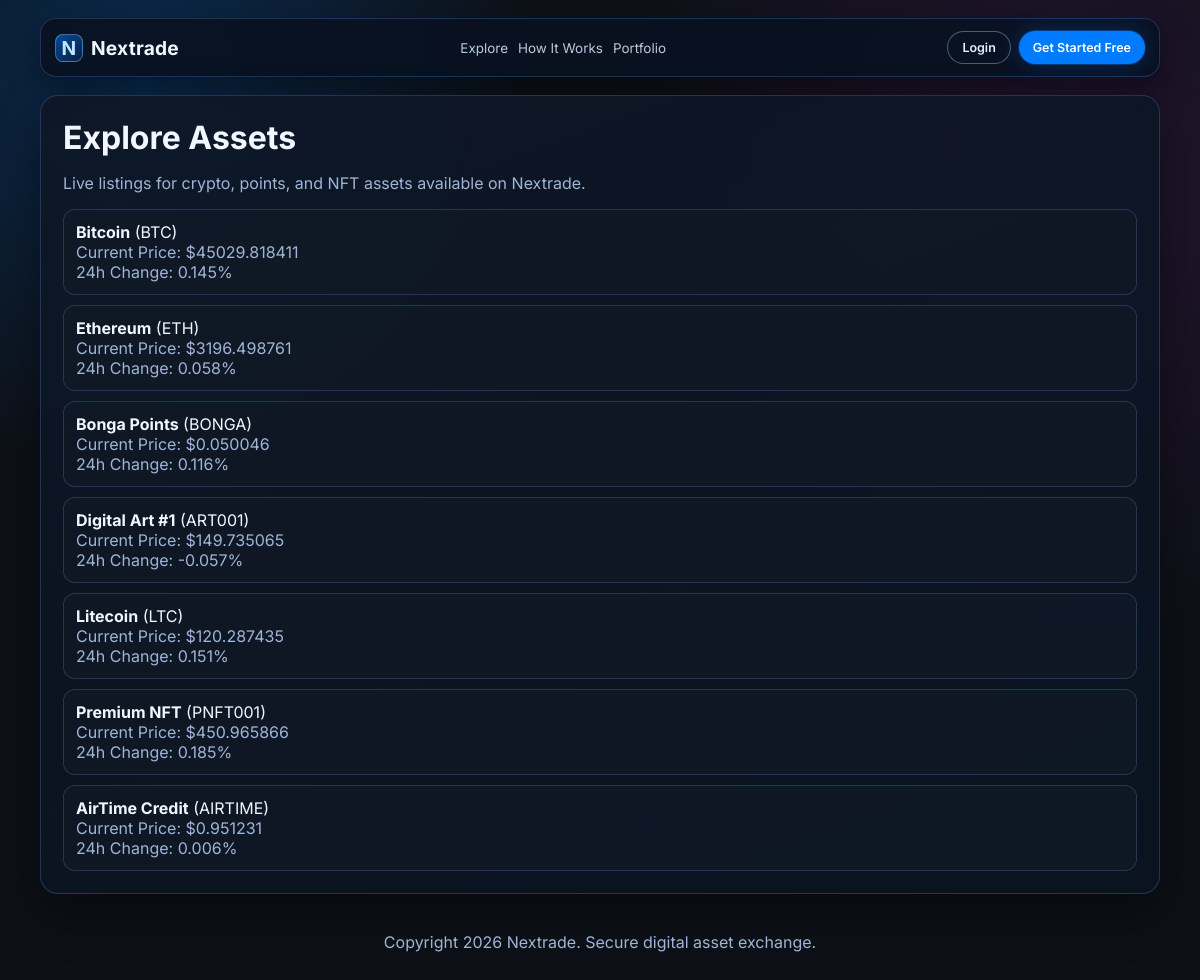
Before: /explore with the older database file.
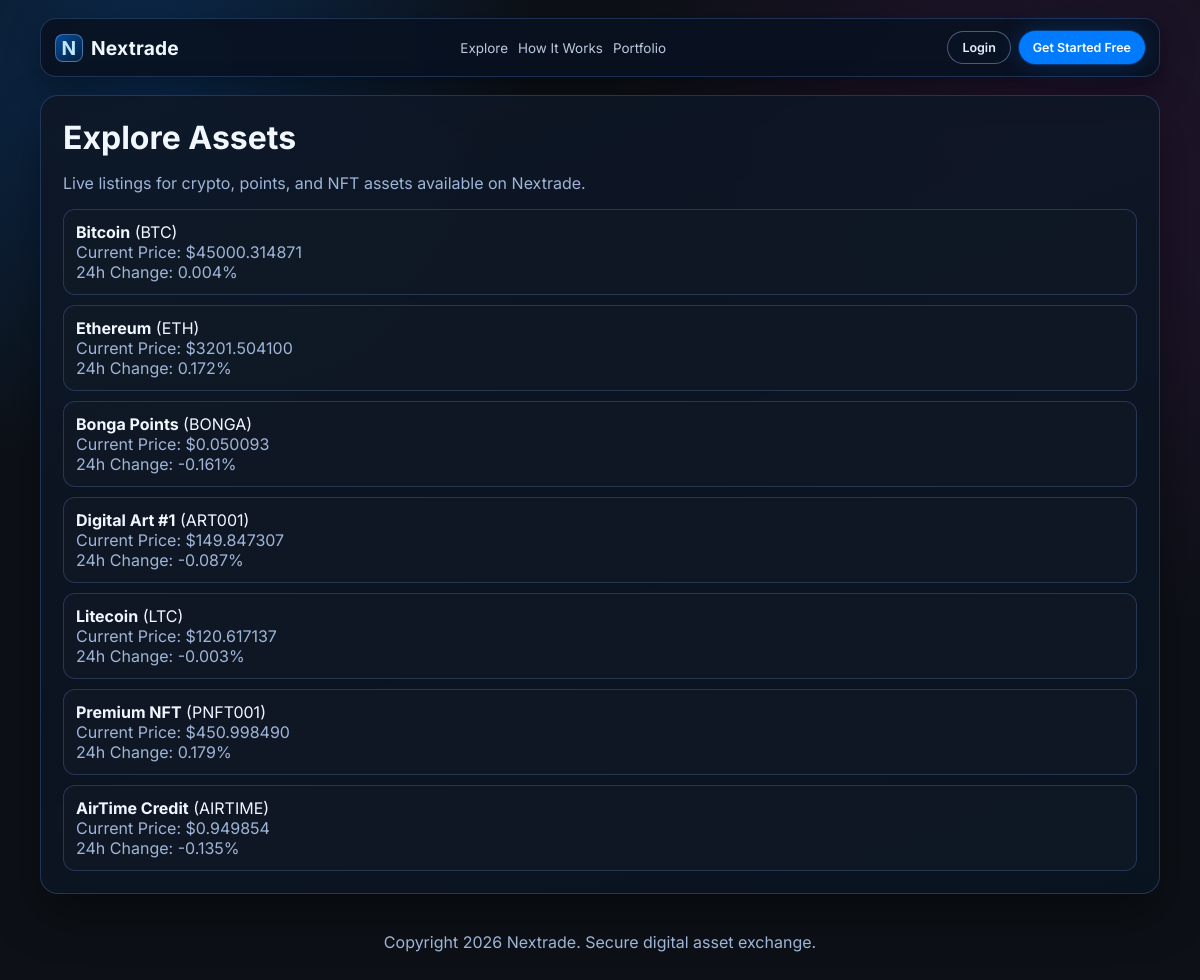
After: the same page with the newer database file.
### tables this page shows
CREATE TABLE assets
                 (id SERIAL PRIMARY KEY,
                  name TEXT NOT NULL,
                  symbol TEXT NOT NULL,
                  price REAL NOT NULL,
                  change_24h REAL,
                  type TEXT NOT NULL);

### app.py (the view)
@app.route('/explore')
def explore():
    simulate_prices()
    assets = execute_query('SELECT * FROM assets')
    return render_template('explore.html', assets=assets)

### app.py (called while the page is built)
def get_database_url():
    if 'DATABASE_URL' in os.environ:
        return os.environ['DATABASE_URL']
    else:
        return 'nextrade.db'  # Local development

def is_postgres():
    db_url = get_database_url()
    return db_url.startswith('postgres')

def get_db_connection():
    db_url = get_database_url()
    if is_postgres():
        import psycopg2
        conn = psycopg2.connect(db_url)
        return conn
    else:
        conn = sqlite3.connect(db_url)
        conn.row_factory = sqlite3.Row
        return conn

def execute_query(query, params=()):
    conn = get_db_connection()
    cursor = conn.cursor()
    try:
        if is_postgres():
            query = query.replace('?', '%s')
        cursor.execute(query, params)
        if query.strip().upper().startswith('SELECT'):
            result = cursor.fetchall()
        else:
            conn.commit()
            result = None
        return result
    except Exception as e:
        conn.rollback()
        raise e
    finally:
        cursor.close()
        conn.close()

### templates/explore.html (shortened to what this page needs)
{% extends "layout.html" %}
{% block content %}
  <h1>Explore Assets</h1>
  <p class="nx-muted">Live listings for crypto, points, and NFT assets available on Nextrade.</p>
  <ul class="nx-list">
    {% for asset in assets %}
      <li>
        <strong>{{ asset[1] }}</strong> ({{ asset[2] }})
        <div class="nx-muted">Current Price: ${{ '%.6f'|format(asset[3]) }}</div>
        <div class="nx-muted">24h Change: {{ '%.3f'|format(asset[4] or 0) }}%</div>
      </li>
    {% endfor %}
  </ul>
{% endblock %}

### templates/layout.html (shortened to what this page needs)
<!doctype html>
<html lang="en">
  <head>
    <link rel="stylesheet" href="{{ url_for('static', filename='css/nextrade-theme.css') }}">
  </head>
  <body>
    <div class="nx-shell">
      <header class="nx-nav">
        <a class="nx-brand" href="{{ url_for('index') }}">
          <span class="nx-brand-mark">N</span>
          Nextrade
        </a>
        <nav class="nx-nav-links">
          <a href="{{ url_for('explore') }}">Explore</a>
          <a href="{{ url_for('how_it_works') }}">How It Works</a>
          <a href="{{ url_for('portfolio') }}">Portfolio</a>
        </nav>
        <div class="nx-actions">
          {% if session.get('user_id') %}
            <a class="nx-btn-outline" href="{{ url_for('logout') }}">Logout</a>
          {% else %}
            <a class="nx-btn-outline" href="{{ url_for('login') }}">Login</a>
            <a class="nx-btn" href="{{ url_for('register') }}">Get Started Free</a>
          {% endif %}
        </div>
      </header>
      <main class="nx-main">
        {% block content %}{% endblock %}
      </main>
      <footer class="nx-footer">
        <p class="nx-muted">Copyright 2026 Nextrade. Secure digital asset exchange.</p>
      </footer>
    </div>
  </body>
</html>

### static/css/nextrade-theme.css (style rules this page uses)
:root { --bg: #0d1117; --bg-soft: #101926; --surface: rgba(16, 25, 38, 0.82); --border: rgba(76, 125, 199, 0.32); --text: #f2f7ff; --muted: #9fb5d7; --electric: #007bff; --growth: #00c853; --nft: #9c27b0; }
* { box-sizing: border-box; }
body { margin: 0; min-height: 100vh; color: var(--text); font-family: "Inter", "Segoe UI", system-ui, -apple-system, sans-serif; background: radial-gradient(circle at 12% 8%, rgba(0, 123, 255, 0.24), transparent 28%), radial-gradient(circle at 88% 18%, rgba(156, 39, 176, 0.16), transparent 34%), var(--bg); }
.nx-shell { width: min(1120px, 96%); margin: 18px auto 28px; }
.nx-nav { display: flex; align-items: center; justify-content: space-between; gap: 14px; border: 1px solid var(--border); border-radius: 16px; padding: 12px 14px; background: rgba(9, 18, 33, 0.92); box-shadow: 0 12px 32px rgba(0, 0, 0, 0.4); }
.nx-brand { display: inline-flex; align-items: center; gap: 8px; color: #eff7ff; text-decoration: none; font-size: 1.2rem; font-weight: 700; letter-spacing: 0.2px; }
.nx-brand-mark { width: 28px; height: 28px; display: inline-flex; align-items: center; justify-content: center; border-radius: 8px; color: #bfe6ff; background: linear-gradient(140deg, rgba(0, 123, 255, 0.55), rgba(0, 123, 255, 0.12)); border: 1px solid rgba(147, 203, 255, 0.42); }
.nx-nav-links { display: flex; gap: 10px; flex-wrap: wrap; }
.nx-nav-links a { color: #d6e7ff; text-decoration: none; font-size: 0.84rem; opacity: 0.86; }
.nx-actions { display: flex; gap: 8px; }
.nx-btn, .nx-btn-outline { border-radius: 999px; padding: 8px 14px; text-decoration: none; font-size: 0.78rem; font-weight: 600; display: inline-flex; align-items: center; justify-content: center; cursor: pointer; border: none; }
.nx-btn { color: white; background: var(--electric); box-shadow: 0 0 0 1px rgba(0, 123, 255, 0.3), 0 0 24px rgba(0, 123, 255, 0.25); }
.nx-btn-outline { color: #e6f0ff; border: 1px solid rgba(154, 182, 230, 0.45); background: rgba(10, 19, 35, 0.75); }
.nx-main { margin-top: 18px; border: 1px solid var(--border); border-radius: 18px; background: linear-gradient(160deg, rgba(14, 23, 38, 0.92), rgba(10, 19, 33, 0.86)); box-shadow: 0 20px 48px rgba(0, 0, 0, 0.45); padding: 22px; }
.nx-main h1, .nx-main h2, .nx-main h3 { margin: 0; }
.nx-muted { color: var(--muted); }
.nx-list { margin: 14px 0 0; padding: 0; list-style: none; display: grid; gap: 10px; }
.nx-list li { border: 1px solid rgba(96, 140, 205, 0.28); border-radius: 12px; background: var(--surface); padding: 12px; }
.nx-footer { margin-top: 14px; text-align: center; padding: 8px 4px 20px; }

Changed rows visible on the page:
changed assets "Bitcoin": price "45029.818411" → "45000.314871"; change_24h "0.145" → "0.004"
changed assets "Ethereum": price "3196.498761" → "3201.504100"; change_24h "0.058" → "0.172"
changed assets "Bonga Points": price "0.050046" → "0.050093"; change_24h "0.116" → "-0.161"
changed assets "Digital Art #1": price "149.735065" → "149.847307"; change_24h "-0.057" → "-0.087"
changed assets "Litecoin": price "120.287435" → "120.617137"; change_24h "0.151" → "-0.003"
changed assets "Premium NFT": price "450.965866" → "450.998490"; change_24h "0.185" → "0.179"
changed assets "AirTime Credit": price "0.951231" → "0.949854"; change_24h "0.006" → "-0.135"
